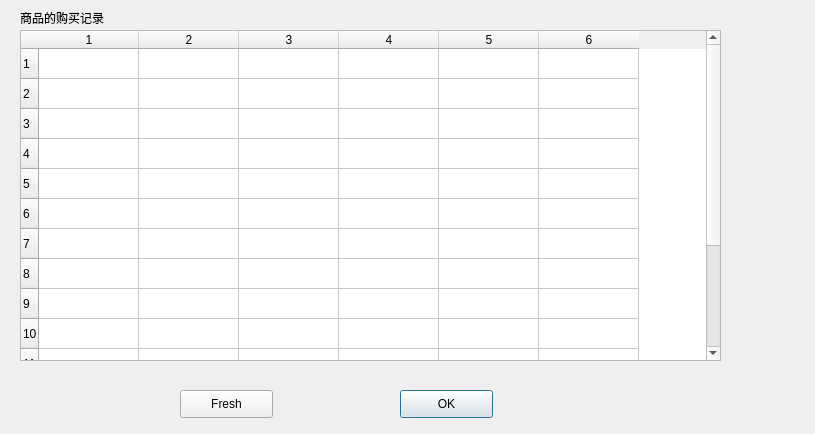
<?xml version="1.0" encoding="UTF-8"?>
<ui version="4.0">
 <class>Dialog</class>
 <widget class="QDialog" name="Dialog">
  <property name="geometry">
   <rect>
    <x>0</x>
    <y>0</y>
    <width>815</width>
    <height>434</height>
   </rect>
  </property>
  <property name="windowTitle">
   <string>Dialog</string>
  </property>
  <widget class="QTableWidget" name="tableWidget">
   <property name="geometry">
    <rect>
     <x>20</x>
     <y>30</y>
     <width>701</width>
     <height>331</height>
    </rect>
   </property>
   <property name="rowCount">
    <number>15</number>
   </property>
   <property name="columnCount">
    <number>6</number>
   </property>
   <row/>
   <row/>
   <row/>
   <row/>
   <row/>
   <row/>
   <row/>
   <row/>
   <row/>
   <row/>
   <row/>
   <row/>
   <row/>
   <row/>
   <row/>
   <column/>
   <column/>
   <column/>
   <column/>
   <column/>
   <column/>
  </widget>
  <widget class="QPushButton" name="pushButton">
   <property name="geometry">
    <rect>
     <x>400</x>
     <y>390</y>
     <width>93</width>
     <height>28</height>
    </rect>
   </property>
   <property name="text">
    <string>OK</string>
   </property>
  </widget>
  <widget class="QLabel" name="label">
   <property name="geometry">
    <rect>
     <x>20</x>
     <y>10</y>
     <width>131</width>
     <height>16</height>
    </rect>
   </property>
   <property name="text">
    <string>商品的购买记录</string>
   </property>
  </widget>
  <widget class="QPushButton" name="pushButton_2">
   <property name="geometry">
    <rect>
     <x>180</x>
     <y>390</y>
     <width>93</width>
     <height>28</height>
    </rect>
   </property>
   <property name="text">
    <string>Fresh</string>
   </property>
  </widget>
 </widget>
 <resources/>
 <connections>
  <connection>
   <sender>pushButton</sender>
   <signal>clicked()</signal>
   <receiver>Dialog</receiver>
   <slot>close()</slot>
   <hints>
    <hint type="sourcelabel">
     <x>366</x>
     <y>390</y>
    </hint>
    <hint type="destinationlabel">
     <x>409</x>
     <y>378</y>
    </hint>
   </hints>
  </connection>
 </connections>
</ui>
